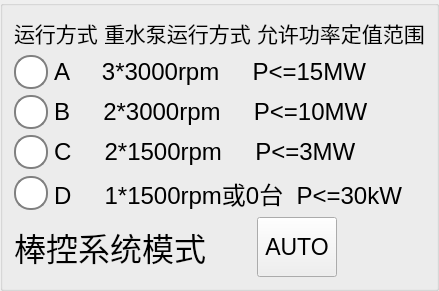
      <widget class="QGroupBox" name="groupBox">
       <property name="sizePolicy">
        <sizepolicy hsizetype="Preferred" vsizetype="Expanding">
         <horstretch>0</horstretch>
         <verstretch>0</verstretch>
        </sizepolicy>
       </property>
       <property name="title">
        <string/>
       </property>
       <layout class="QGridLayout" name="gridLayout">
        <item row="0" column="0">
         <widget class="QLabel" name="label_yxfs">
          <property name="sizePolicy">
           <sizepolicy hsizetype="Preferred" vsizetype="Fixed">
            <horstretch>0</horstretch>
            <verstretch>0</verstretch>
           </sizepolicy>
          </property>
          <property name="font">
           <font>
            <pointsize>16</pointsize>
           </font>
          </property>
          <property name="text">
           <string>运行方式</string>
          </property>
         </widget>
        </item>
        <item row="0" column="1">
         <widget class="QLabel" name="label_zsbyxfs">
          <property name="sizePolicy">
           <sizepolicy hsizetype="Preferred" vsizetype="Fixed">
            <horstretch>0</horstretch>
            <verstretch>0</verstretch>
           </sizepolicy>
          </property>
          <property name="font">
           <font>
            <pointsize>16</pointsize>
           </font>
          </property>
          <property name="text">
           <string>重水泵运行方式</string>
          </property>
         </widget>
        </item>
        <item row="0" column="2" colspan="2">
         <widget class="QLabel" name="label_gldzfw">
          <property name="sizePolicy">
           <sizepolicy hsizetype="Preferred" vsizetype="Fixed">
            <horstretch>0</horstretch>
            <verstretch>0</verstretch>
           </sizepolicy>
          </property>
          <property name="font">
           <font>
            <pointsize>16</pointsize>
           </font>
          </property>
          <property name="text">
           <string>允许功率定值范围</string>
          </property>
         </widget>
        </item>
        <item row="1" column="0" colspan="4">
         <widget class="QRadioButton" name="radioButton_a">
          <property name="enabled">
           <bool>true</bool>
          </property>
          <property name="font">
           <font>
            <pointsize>18</pointsize>
           </font>
          </property>
          <property name="styleSheet">
           <string notr="true">QRadioButton::indicator::unchecked{   border-width: 2px;
     border-style: solid;
     border-color: gray;
	background-color: white;
width:30px; height:30px;
border-top-left-radius:16px;border-bottom-right-radius:16px;  border-top-right-radius:16px;border-bottom-left-radius:16px;
 }
QRadioButton::indicator::checked{ 
 border-width: 2px;
     border-style: solid;
     border-color: gray;
	background-color: green;
width:30px; height:30px;
border-top-left-radius:16px;border-bottom-right-radius:16px;  border-top-right-radius:16px;border-bottom-left-radius:16px;
 }

</string>
          </property>
          <property name="text">
           <string>A     3*3000rpm     P&lt;=15MW</string>
          </property>
         </widget>
        </item>
        <item row="2" column="0" colspan="4">
         <widget class="QRadioButton" name="radioButton_b">
          <property name="font">
           <font>
            <pointsize>18</pointsize>
           </font>
          </property>
          <property name="styleSheet">
           <string notr="true">QRadioButton::indicator::unchecked{   border-width: 2px;
     border-style: solid;
     border-color: gray;
	background-color: white;
width:30px; height:30px;
border-top-left-radius:16px;border-bottom-right-radius:16px;  border-top-right-radius:16px;border-bottom-left-radius:16px;
 }
QRadioButton::indicator::checked{ 
 border-width: 2px;
     border-style: solid;
     border-color: gray;
	background-color: green;
width:30px; height:30px;
border-top-left-radius:16px;border-bottom-right-radius:16px;  border-top-right-radius:16px;border-bottom-left-radius:16px;
 }

</string>
          </property>
          <property name="text">
           <string>B     2*3000rpm     P&lt;=10MW</string>
          </property>
         </widget>
        </item>
        <item row="3" column="0" colspan="4">
         <widget class="QRadioButton" name="radioButton_c">
          <property name="font">
           <font>
            <pointsize>18</pointsize>
           </font>
          </property>
          <property name="styleSheet">
           <string notr="true">QRadioButton::indicator::unchecked{   border-width: 2px;
     border-style: solid;
     border-color: gray;
	background-color: white;
width:30px; height:30px;
border-top-left-radius:16px;border-bottom-right-radius:16px;  border-top-right-radius:16px;border-bottom-left-radius:16px;
 }
QRadioButton::indicator::checked{ 
 border-width: 2px;
     border-style: solid;
     border-color: gray;
	background-color: green;
width:30px; height:30px;
border-top-left-radius:16px;border-bottom-right-radius:16px;  border-top-right-radius:16px;border-bottom-left-radius:16px;
 }

</string>
          </property>
          <property name="text">
           <string>C     2*1500rpm     P&lt;=3MW</string>
          </property>
         </widget>
        </item>
        <item row="4" column="0" colspan="4">
         <widget class="QRadioButton" name="radioButton_d">
          <property name="font">
           <font>
            <pointsize>18</pointsize>
           </font>
          </property>
          <property name="styleSheet">
           <string notr="true">QRadioButton::indicator::unchecked{   border-width: 2px;
     border-style: solid;
     border-color: gray;
	background-color: white;
width:30px; height:30px;
border-top-left-radius:16px;border-bottom-right-radius:16px;  border-top-right-radius:16px;border-bottom-left-radius:16px;
 }
QRadioButton::indicator::checked{ 
 border-width: 2px;
     border-style: solid;
     border-color: gray;
	background-color: green;
width:30px; height:30px;
border-top-left-radius:16px;border-bottom-right-radius:16px;  border-top-right-radius:16px;border-bottom-left-radius:16px;
 }
</string>
          </property>
          <property name="text">
           <string>D     1*1500rpm或0台  P&lt;=30kW</string>
          </property>
         </widget>
        </item>
        <item row="5" column="0" colspan="2">
         <widget class="QLabel" name="label_bkxtms">
          <property name="font">
           <font>
            <pointsize>24</pointsize>
           </font>
          </property>
          <property name="text">
           <string>棒控系统模式</string>
          </property>
          <property name="alignment">
           <set>Qt::AlignLeading|Qt::AlignLeft|Qt::AlignVCenter</set>
          </property>
         </widget>
        </item>
        <item row="5" column="2">
         <widget class="QPushButton" name="pushButton_cabinet">
          <property name="sizePolicy">
           <sizepolicy hsizetype="Fixed" vsizetype="Fixed">
            <horstretch>0</horstretch>
            <verstretch>0</verstretch>
           </sizepolicy>
          </property>
          <property name="minimumSize">
           <size>
            <width>60</width>
            <height>60</height>
           </size>
          </property>
          <property name="font">
           <font>
            <pointsize>17</pointsize>
           </font>
          </property>
          <property name="styleSheet">
           <string notr="true"/>
          </property>
          <property name="text">
           <string>AUTO</string>
          </property>
         </widget>
        </item>
       </layout>
      </widget>
